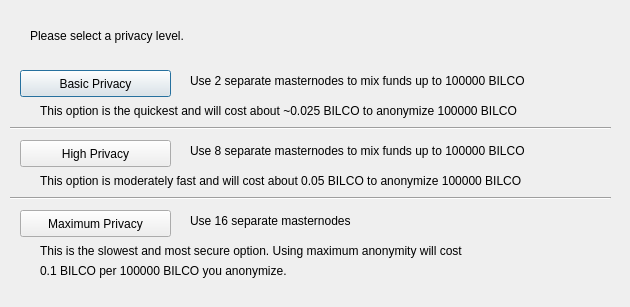
<?xml version="1.0" encoding="UTF-8"?>
<ui version="4.0">
 <class>DarksendConfig</class>
 <widget class="QDialog" name="DarksendConfig">
  <property name="geometry">
   <rect>
    <x>0</x>
    <y>0</y>
    <width>630</width>
    <height>307</height>
   </rect>
  </property>
  <property name="windowTitle">
   <string>Configure PrivateSend</string>
  </property>
  <widget class="QPushButton" name="buttonBasic">
   <property name="geometry">
    <rect>
     <x>20</x>
     <y>70</y>
     <width>151</width>
     <height>27</height>
    </rect>
   </property>
   <property name="text">
    <string>Basic Privacy</string>
   </property>
  </widget>
  <widget class="QPushButton" name="buttonHigh">
   <property name="geometry">
    <rect>
     <x>20</x>
     <y>140</y>
     <width>151</width>
     <height>27</height>
    </rect>
   </property>
   <property name="text">
    <string>High Privacy</string>
   </property>
  </widget>
  <widget class="QPushButton" name="buttonMax">
   <property name="geometry">
    <rect>
     <x>20</x>
     <y>210</y>
     <width>151</width>
     <height>27</height>
    </rect>
   </property>
   <property name="text">
    <string>Maximum Privacy</string>
   </property>
  </widget>
  <widget class="QLabel" name="label">
   <property name="geometry">
    <rect>
     <x>30</x>
     <y>20</y>
     <width>571</width>
     <height>31</height>
    </rect>
   </property>
   <property name="text">
    <string>Please select a privacy level.</string>
   </property>
  </widget>
  <widget class="QLabel" name="label_2">
   <property name="geometry">
    <rect>
     <x>190</x>
     <y>70</y>
     <width>421</width>
     <height>21</height>
    </rect>
   </property>
   <property name="text">
    <string>Use 2 separate masternodes to mix funds up to 100000 BILCO</string>
   </property>
  </widget>
  <widget class="QLabel" name="label_3">
   <property name="geometry">
    <rect>
     <x>190</x>
     <y>140</y>
     <width>411</width>
     <height>21</height>
    </rect>
   </property>
   <property name="text">
    <string>Use 8 separate masternodes to mix funds up to 100000 BILCO</string>
   </property>
  </widget>
  <widget class="QLabel" name="label_4">
   <property name="geometry">
    <rect>
     <x>190</x>
     <y>210</y>
     <width>421</width>
     <height>21</height>
    </rect>
   </property>
   <property name="text">
    <string>Use 16 separate masternodes</string>
   </property>
  </widget>
  <widget class="QLabel" name="label_6">
   <property name="geometry">
    <rect>
     <x>40</x>
     <y>100</y>
     <width>561</width>
     <height>21</height>
    </rect>
   </property>
   <property name="text">
    <string>This option is the quickest and will cost about ~0.025 BILCO to anonymize 100000 BILCO</string>
   </property>
  </widget>
  <widget class="QLabel" name="label_7">
   <property name="geometry">
    <rect>
     <x>40</x>
     <y>170</y>
     <width>561</width>
     <height>21</height>
    </rect>
   </property>
   <property name="text">
    <string>This option is moderately fast and will cost about 0.05 BILCO to anonymize 100000 BILCO</string>
   </property>
  </widget>
  <widget class="QLabel" name="label_8">
   <property name="geometry">
    <rect>
     <x>40</x>
     <y>240</y>
     <width>561</width>
     <height>21</height>
    </rect>
   </property>
   <property name="text">
    <string>This is the slowest and most secure option. Using maximum anonymity will cost</string>
   </property>
  </widget>
  <widget class="QLabel" name="label_9">
   <property name="geometry">
    <rect>
     <x>40</x>
     <y>260</y>
     <width>561</width>
     <height>21</height>
    </rect>
   </property>
   <property name="text">
    <string>0.1 BILCO per 100000 BILCO you anonymize.</string>
   </property>
  </widget>
  <widget class="Line" name="line">
   <property name="geometry">
    <rect>
     <x>10</x>
     <y>120</y>
     <width>601</width>
     <height>16</height>
    </rect>
   </property>
   <property name="orientation">
    <enum>Qt::Horizontal</enum>
   </property>
  </widget>
  <widget class="Line" name="line_2">
   <property name="geometry">
    <rect>
     <x>10</x>
     <y>190</y>
     <width>601</width>
     <height>16</height>
    </rect>
   </property>
   <property name="orientation">
    <enum>Qt::Horizontal</enum>
   </property>
  </widget>
 </widget>
 <resources/>
 <connections/>
</ui>
